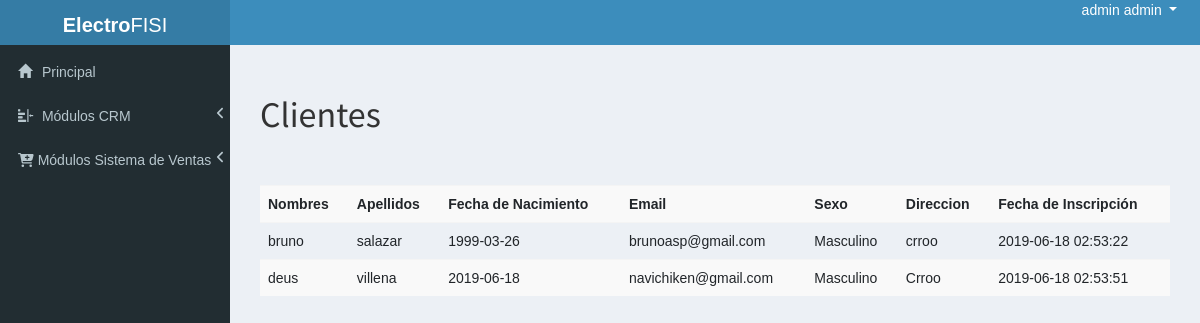
Page /admin/?p=admin_clientes (signed in) on the earlier database version.
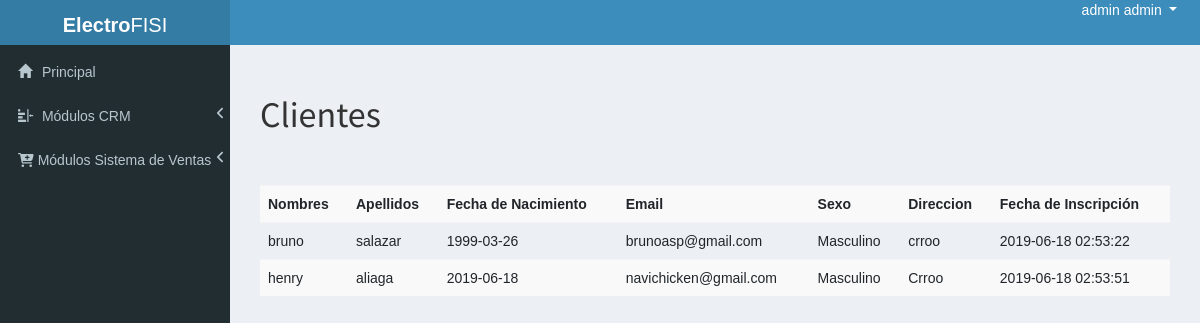
Same page on the later database version.
### tables this page shows
CREATE TABLE IF NOT EXISTS `clientes` (
  `id` INT NOT NULL AUTO_INCREMENT COMMENT '',
  `nombres` VARCHAR(255) NOT NULL COMMENT '',
  `apellidos` VARCHAR(255) NOT NULL COMMENT '',
  `email` VARCHAR(255) NOT NULL COMMENT '',
  `password` VARCHAR(255) NOT NULL COMMENT '',
  `nacimiento` DATE NOT NULL COMMENT '',
  `sexo` VARCHAR(10) NOT NULL COMMENT '',
  `direccion` VARCHAR(255) NOT NULL COMMENT '',
  `inscripcion` DATETIME NULL DEFAULT CURRENT_TIMESTAMP COMMENT '',
  PRIMARY KEY (`id`)  COMMENT '');

### admin/modulos/admin_clientes.php (the view, shortened to what this page needs)
<h1>Clientes</h1><br><br>
<table class="table table-striped">
	<tr>
		<th>Nombres</th>
		<th>Apellidos</th>
		<th>Fecha de Nacimiento</th>
		<th>Email</th>
		<th>Sexo</th>
        <th>Direccion</th>
        <th>Fecha de Inscripción</th>
	</tr>
	<?php
		$clie = $mysqli->query("SELECT * FROM clientes");
		while($rp=mysqli_fetch_array($clie)){
			?>
				<tr>
					<td><?=$Nombres=$rp['nombres']?></td>
					<td><?=$Apellidos=$rp['apellidos']?></td>
					<td><?=$Nacimiento=$rp['nacimiento']?></td>
					<td><?=$Nacimiento=$rp['email']?></td>
					<td><?=$Sexo=$rp['sexo']?></td>
					<td><?=$Dirección=$rp['direccion']?></td>
					<td><?=$Inscripción=$rp['inscripcion']?></td>
				</tr>
			<?php
		}
	?>
</table>

Differences in the rows shown:
changed clientes "Crroo": nombres "deus" → "henry"; apellidos "villena" → "aliaga"; email "navichiken@gmail.com" → "navichicken@gmail.com"
